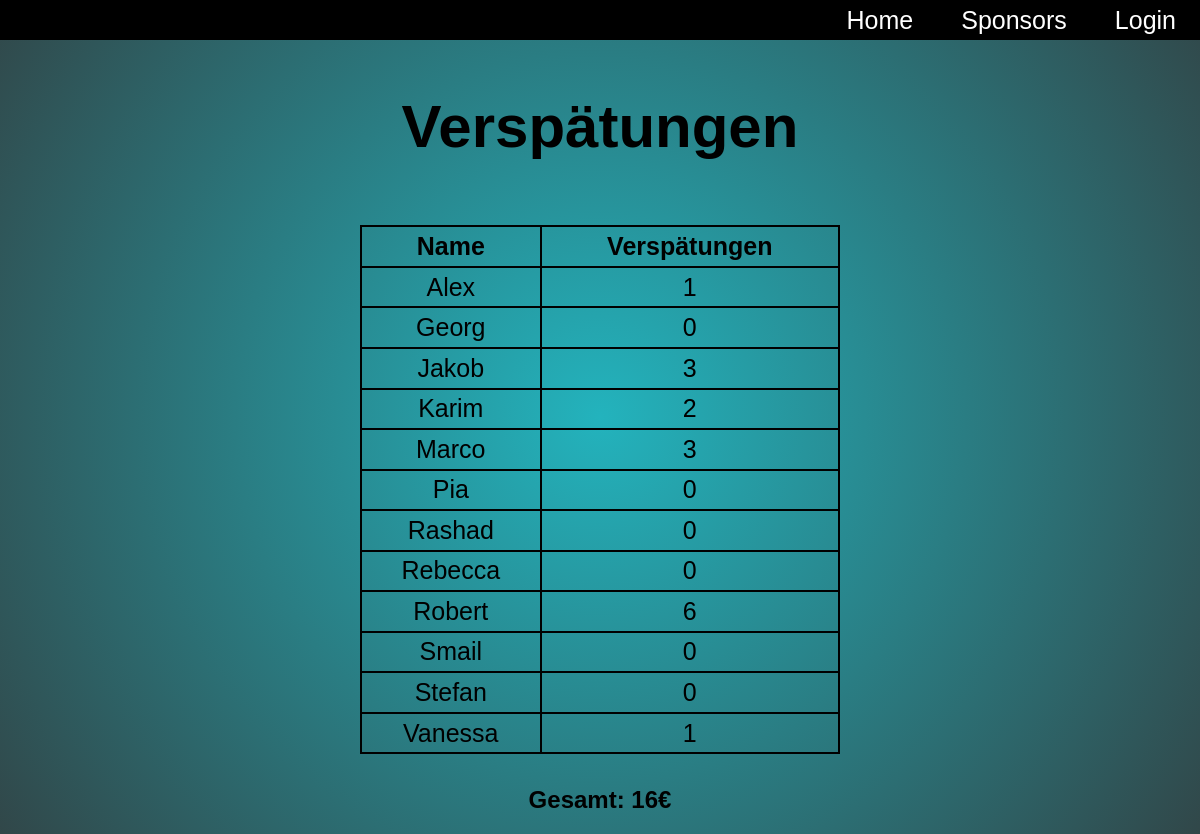
The page / on the database its author committed.
### tables this page shows
CREATE TABLE `members` (
  `name` varchar(50) NOT NULL,
  `late` int(10) DEFAULT NULL
);

### index.php (the view, shortened to what this page needs)
<?php
require_once "config.php";
$sql = "SELECT SUM(late) AS totalsum FROM members";
$result = $link->query($sql);
$row = mysqli_fetch_assoc($result);
$sum = $row['totalsum'];
?>
<!DOCTYPE html>
<html lang="de">
<head>
    <link rel="stylesheet" href="style/style.css">
</head>
<body>
    <nav>
        <a href="index.php">Home</a>
        <a href="sponsors.php">Sponsors</a>
        <a href="login.php">Login</a>
    </nav>
    <div class="center">
        <h1>Verspätungen</h1>
    </div>
    <div class="container">
        <?php
        require_once "config.php";
        $sql = "SELECT name, late FROM members";
        $result = $link->query($sql);
        if ($result->num_rows > 0) {
            echo "<table><tr><th>Name</th><th>Verspätungen</th></tr>";
            while($row = $result->fetch_assoc()) {
              echo "<tr><td>" . $row["name"]. "</td><td>" . $row["late"]."</td></tr>";
            }
            echo "</table>";
        } else {
            echo "0 results";
        }
        ?>
    </div>
    <div class="center">
        <h2>Gesamt: <?php echo $sum ?>€</h2>
    </div>
</body>
</html>

### style/style.css (style rules this page uses)
html { box-sizing: border-box; }
*, *:before, *:after { box-sizing: inherit; }
body { margin: 0; font-family: Arial, Helvetica, sans-serif; background: radial-gradient(circle, rgba(35,179,189,1) 0%, rgba(49,71,73,1) 100%); min-height: 100vh; }
nav { display: flex; background-color: black; justify-content: flex-end; align-items: center; height: 5vh; }
nav a { text-decoration: none; color: white; font-size: 25px; margin: 0 2%; }
.center { display: flex; justify-content: center; margin-top: 1%; }
.center h1 { font-size: 60px; color: black; }
.container { display: flex; justify-content: center; margin-top: 2%; font-size: 25px; color: black; text-align: center; }
table { border-collapse: collapse; min-width: 40%; }
th,td { border:2px solid black; min-width: 40%; padding: 1% 0; }

### rows shown on the page
members: name "Alex", late "1"
members: name "Georg", late "0"
members: name "Jakob", late "3"
members: name "Karim", late "2"
members: name "Marco", late "3"
members: name "Pia", late "0"
members: name "Rashad", late "0"
members: name "Rebecca", late "0"
members: name "Robert", late "6"
members: name "Smail", late "0"
members: name "Stefan", late "0"
members: name "Vanessa", late "1"

### other values the page prints
$sum "16"
